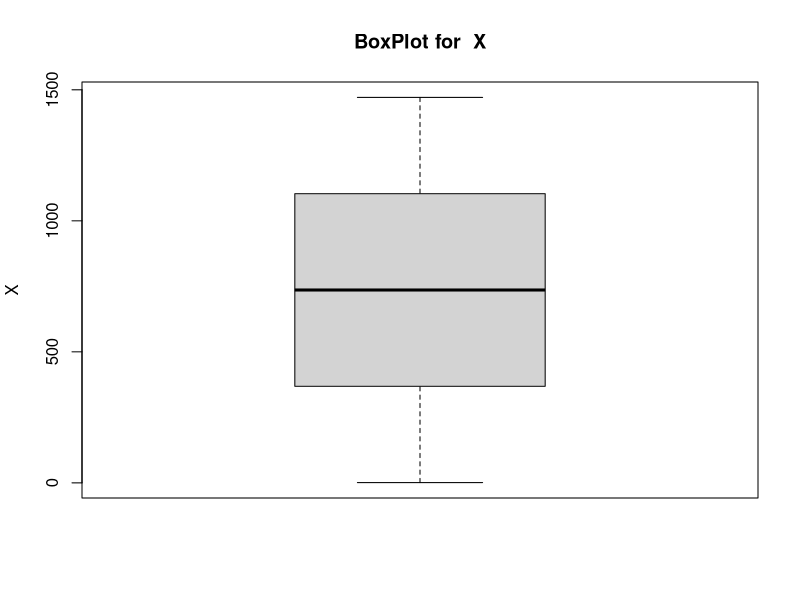
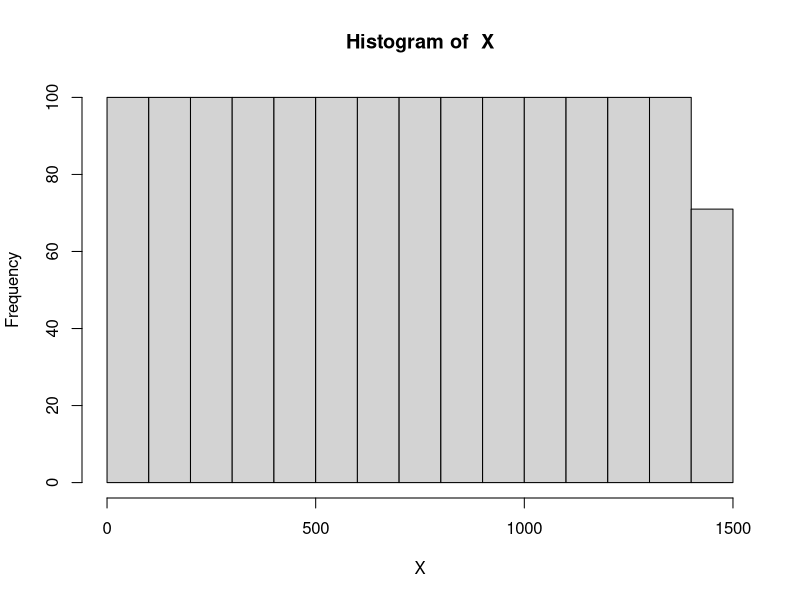
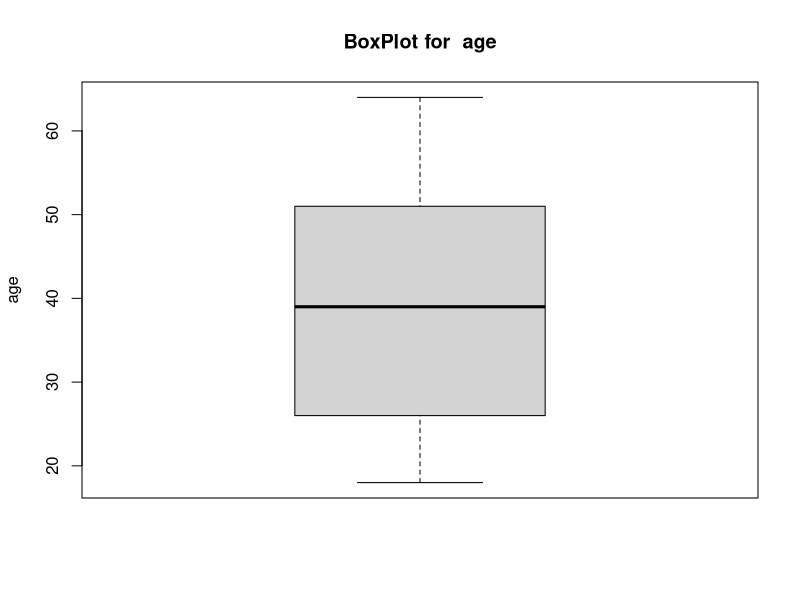
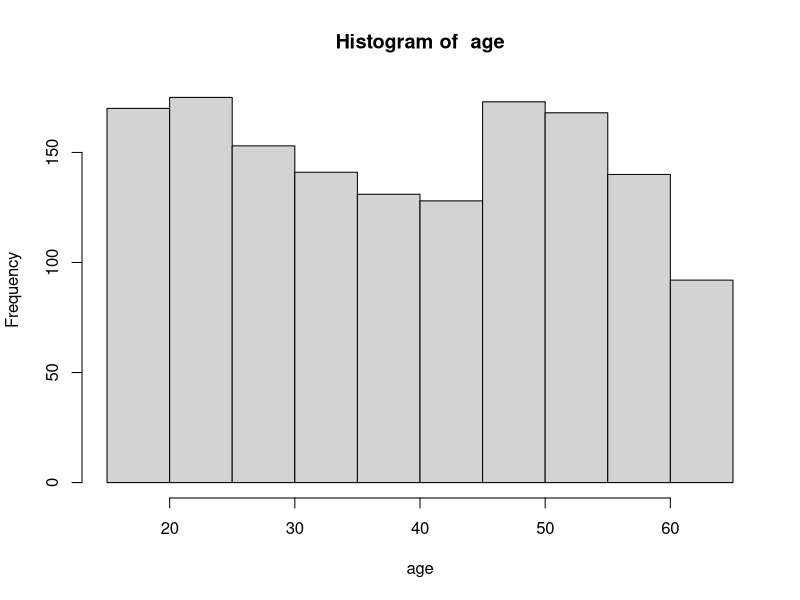

Write the R code that produced these figures, in order. (Note: this script raises an error after producing the figures.)
get_mode = function(dataSet){
  uniqueItems <- unique(dataSet)
  uniqueItems[which.max(tabulate(match(dataSet, uniqueItems)))]
}

my_function = function(dataSet, parameter){
  
  # Iterating through each column
  for(column_name in colnames(dataSet)){
    
    if(column_name == "X1"){
      next    
    }
    data_column = dataSet[[column_name]]
    
    # Calculating number of missing values for the current column
    no_of_missing_values = sum(is.na(data_column))
   
    # Checking for quantitative variables
    if(is.numeric(data_column) == TRUE){
      cat(column_name," is quantitative \n")
      cat("Number of missing values", no_of_missing_values, "\n")
      
      if(no_of_missing_values > 0){
        
        # Calculating the mean in order to replace missing values
        mean_value = mean(data_column, na.rm = TRUE)
        dataSet[[column_name]][is.na(dataSet[[column_name]])] =  mean_value
      }
    
     outLiers =  boxplot(dataSet[[column_name]], ylab = column_name, main = paste("BoxPlot for ", column_name))$out
    
     hist(dataSet[[column_name]], main=paste("Histogram of ",column_name), xlab = column_name)
     cat("Outliers", outLiers, "\n\n\n")
     
    } 
    
    # Qualititative variables
    else{
      cat(column_name," is qualititative \n")
      cat("Number of missing values", no_of_missing_values, "\n\n\n")
      
      if(no_of_missing_values > 0){
        
        # Calculating mode inorder to replace missing values
        mode_value = get_mode(data_column)
        dataSet[[column_name]][is.na(dataSet[[column_name]])] =  mode_value
      }
      
    
      variable_summery = summary(dataSet[[column_name]])
    
      # plotting a bar chart  
      barplot(variable_summery, main= paste(column_name, " distribution") )
      
      # plotting a pie chart
      percentages = round(100*variable_summery/sum(variable_summery), 1)
      print(head(dataSet))
      pie(variable_summery, main= paste(column_name, " distribution") , col = rainbow(length(variable_summery)), labels = percentages)
      legend("topright", names(variable_summery), cex = 0.8, fill = rainbow(length(variable_summery)))
      
    }
    
  }
  
}

setwd("/Users/namilap/Documents/Msc/DataAnalysis/CourseWork")
dataSet = read.csv("insuranceData.csv", header = TRUE)
  #read.csv("population_by_district_in_census_years.csv", header = TRUE)
#head(SLPopulation)
my_function(dataSet, "")

column_name = "district"
  #"District"
variable_summery = summary(dataSet[[column_name]])
head(variable_summery)
barplot(variable_summery, main = )
?barplot
ggplot(data = mean_premium_for_each_district, aes(x = district, y = x) ) +
  geom_bar(stat = "identity", fill = "blue") +
  geom_text(aes(label = round(x,2)), vjust = -0.3, size = 3.5) +
  xlab("District") +
  ylab("Average Premium") +
  ggtitle("Average premium for each district")


